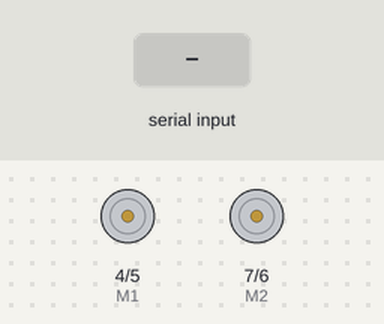
A sketch run on a simulated Arduino Uno, built with avr-gcc and run on an emulated ATmega328P. Shown: direction and speed pins drawn as motors (green arrow = direction pin HIGH = forward, orange = LOW = backward, longer = more drive). Inputs (shaded band) come from the test bench.

Above: at 1.2 s.
1.3 s: "w" received over Serial
At 1.8 s:
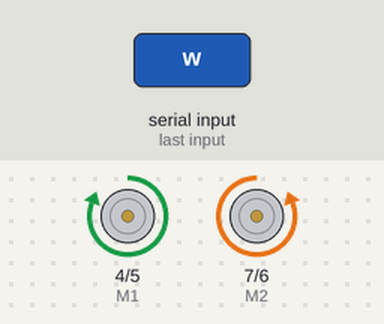
2.8 s: "x" received over Serial
At 4.0 s:
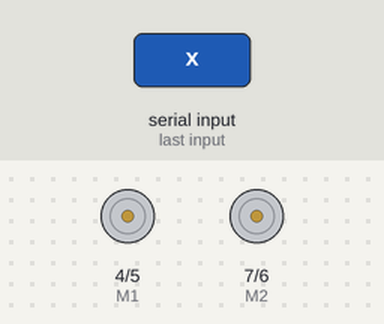
4.3 s: "s" received over Serial
At 5.2 s:
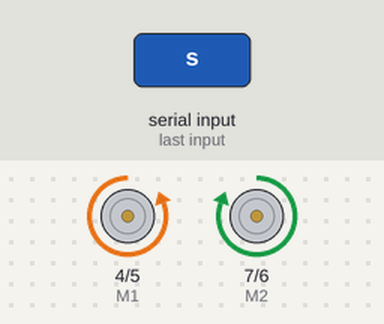
5.8 s: "a" received over Serial
At 6.4 s:
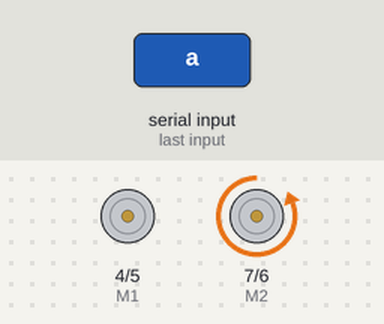
7.3 s: "d" received over Serial
At 8.7 s:
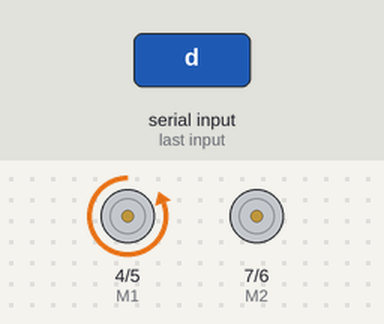
Timing chart, 0 to 9.8 s (numbered marks = the images above; inputs shaded):
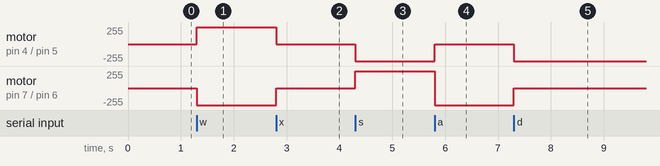

The sketch:

C3_Move.ino
```cpp
//Note
//Pin 4 = Direction control for Motor 2
//Pin 5 = PWM control for Motor 2
//Pin 6 = PWM control for Motor 1
//Pin 7 = Direction control for Motor 1
int E1 = 5;  //左轮
int M1 = 4;
int E2 = 6;  //右轮
int M2 = 7;

void setup() {

  Serial.begin( 9600 );
  for (int i = 4; i <= 7; i++) //Pin 4 to 7 are used
      pinMode(i, OUTPUT);

}

void loop() {

  if (Serial.available()) {
        char input = Serial.read();
        switch(input){
            case 'x':  //停止
                analogWrite(E1, 0);
                analogWrite(E2, 0);
                break;
            case 'w':  //向前
                digitalWrite(M1, 1);
                digitalWrite(M2, 0);
                analogWrite(E1, 255);
                analogWrite(E2, 255);
                break;
            case 's':  //向后
                digitalWrite(M1, 0);
                digitalWrite(M2, 1);
                analogWrite(E1, 255);
                analogWrite(E2, 255);
                break;
            case 'a':  //左转
                digitalWrite(M1, 1);
                digitalWrite(M2, 0);
                analogWrite(E1, 0);
                analogWrite(E2, 255);
                break;
            case 'd':  //右转
                analogWrite(M1, 1);
                analogWrite(M2, 0);
                analogWrite(E1, 255);
                analogWrite(E2, 0);
                break;
        }
     }
}
```

Measured:
- after the input at 1.3 s, motor on pin 4 (M1) / pin 5 (E1): stopped → forward 255/255 at once; motor on pin 7 (M2) / pin 6 (E2): stopped → backward 255/255 at once
- after the input at 2.8 s, motor on pin 4 (M1) / pin 5 (E1): forward 255/255 → stopped at once; motor on pin 7 (M2) / pin 6 (E2): backward 255/255 → stopped at once
- after the input at 4.3 s, motor on pin 4 (M1) / pin 5 (E1): stopped → backward 255/255 at once; motor on pin 7 (M2) / pin 6 (E2): stopped → forward 255/255 at once
- after the input at 5.8 s, motor on pin 4 (M1) / pin 5 (E1): backward 255/255 → stopped at once; motor on pin 7 (M2) / pin 6 (E2): forward 255/255 → backward 255/255 at once
- after the input at 7.3 s, motor on pin 4 (M1) / pin 5 (E1): stopped → backward 255/255 at once; motor on pin 7 (M2) / pin 6 (E2): backward 255/255 → stopped at once
